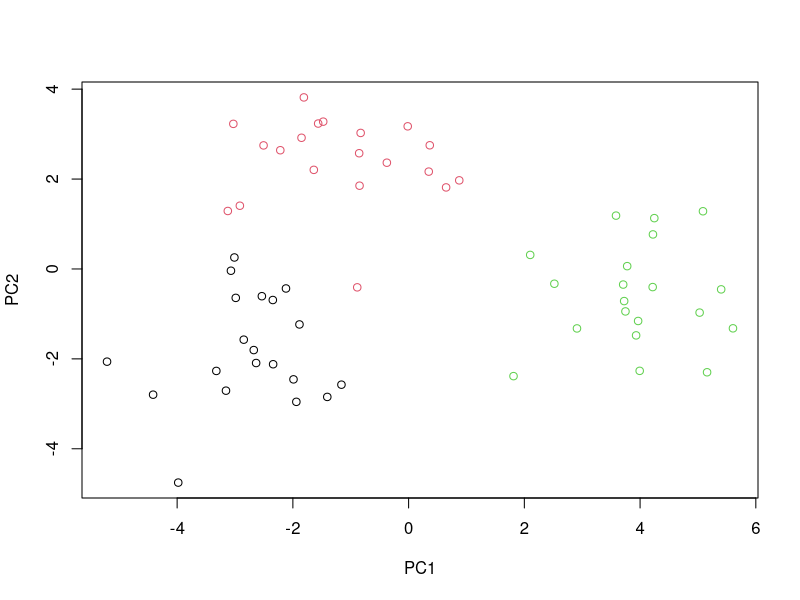
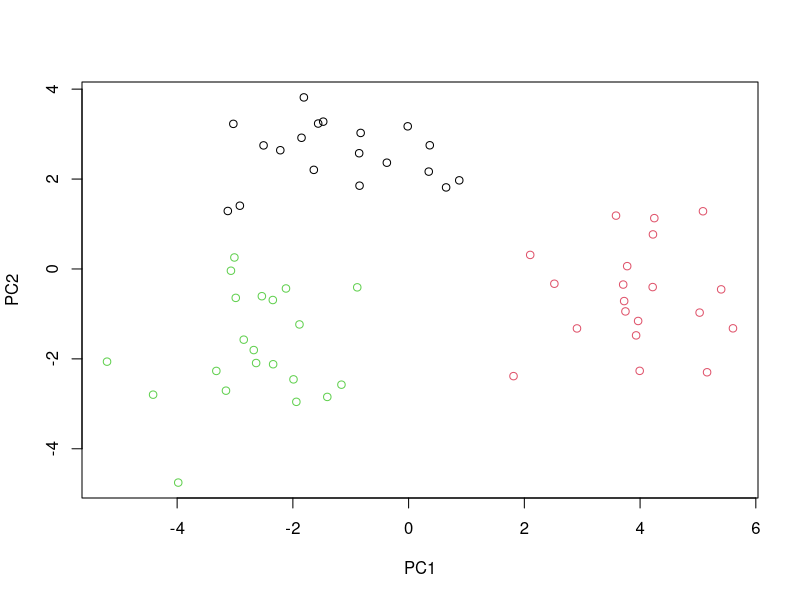
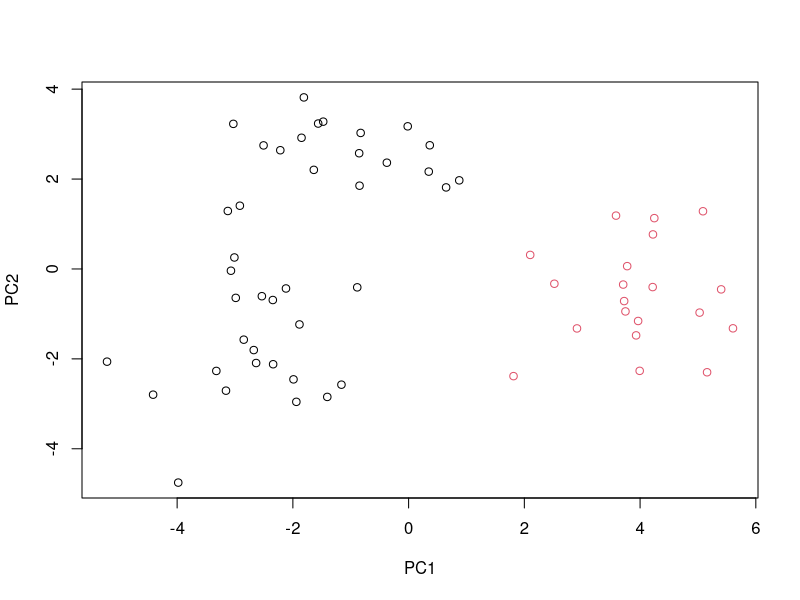
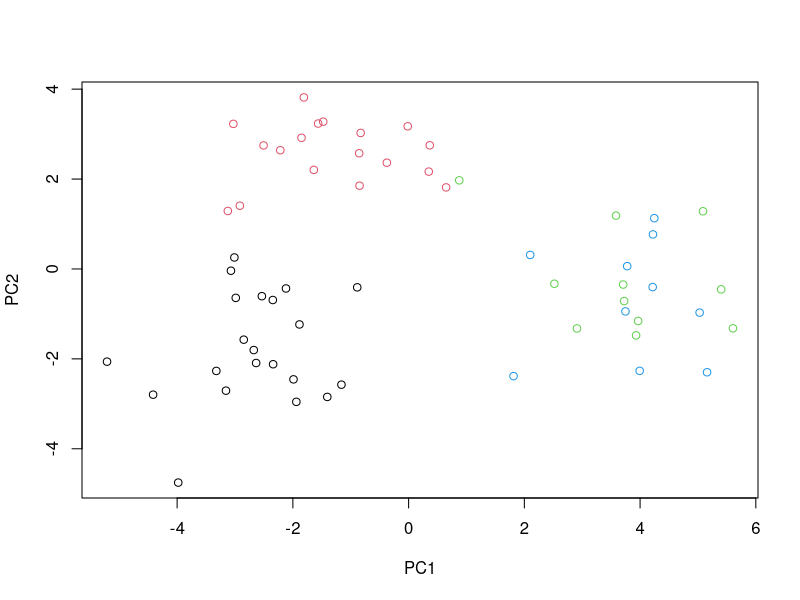
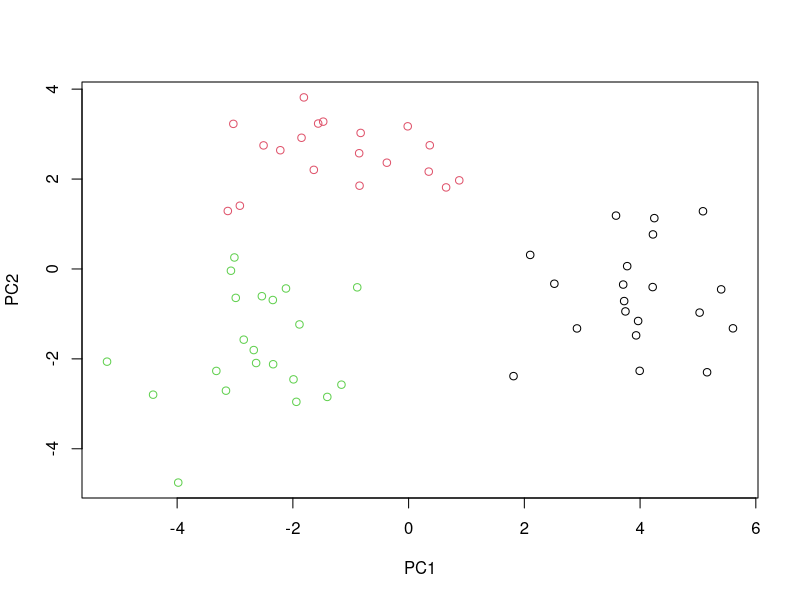
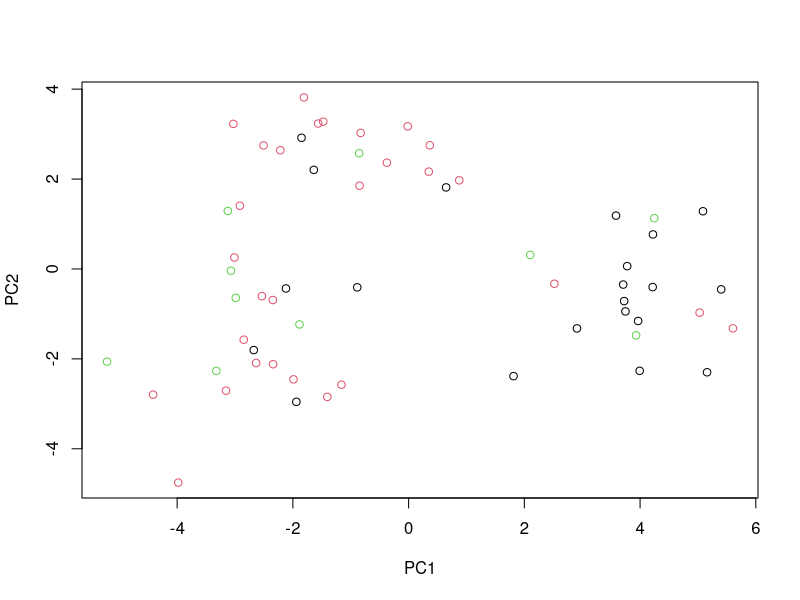

Recreate these plots in R, in order.
set.seed(1)
x = matrix(rnorm(20*3*50), ncol=50)
x[1:20, 1] = x[1:20, 1] - 4
x[21:40, 2] = x[21:40, 2] + 2
x[41:60, 5] = x[41:60, 5] + 5
pr.out = prcomp(x)
summary(pr.out)
y = c(rep(1,20),rep(2,20),rep(3,20))
plot(pr.out$x[,1:2], col=y)

k3 = kmeans(x,3)$cluster
table(y,k3)
plot(pr.out$x[,1:2], col=k3)

k2 = kmeans(x,2)$cluster
table(y,k2)
plot(pr.out$x[,1:2], col=k2)

k4 = kmeans(x,4)$cluster
table(y,k4)
plot(pr.out$x[,1:2], col=k4)

k3_2 = kmeans(pr.out$x[,1:2],3)$cluster
table(y,k3_2)
plot(pr.out$x[,1:2], col=k3_2)

k3_scale = kmeans(scale(x),3)$cluster
table(y,k3_scale)
plot(pr.out$x[,1:2], col=k3_scale)